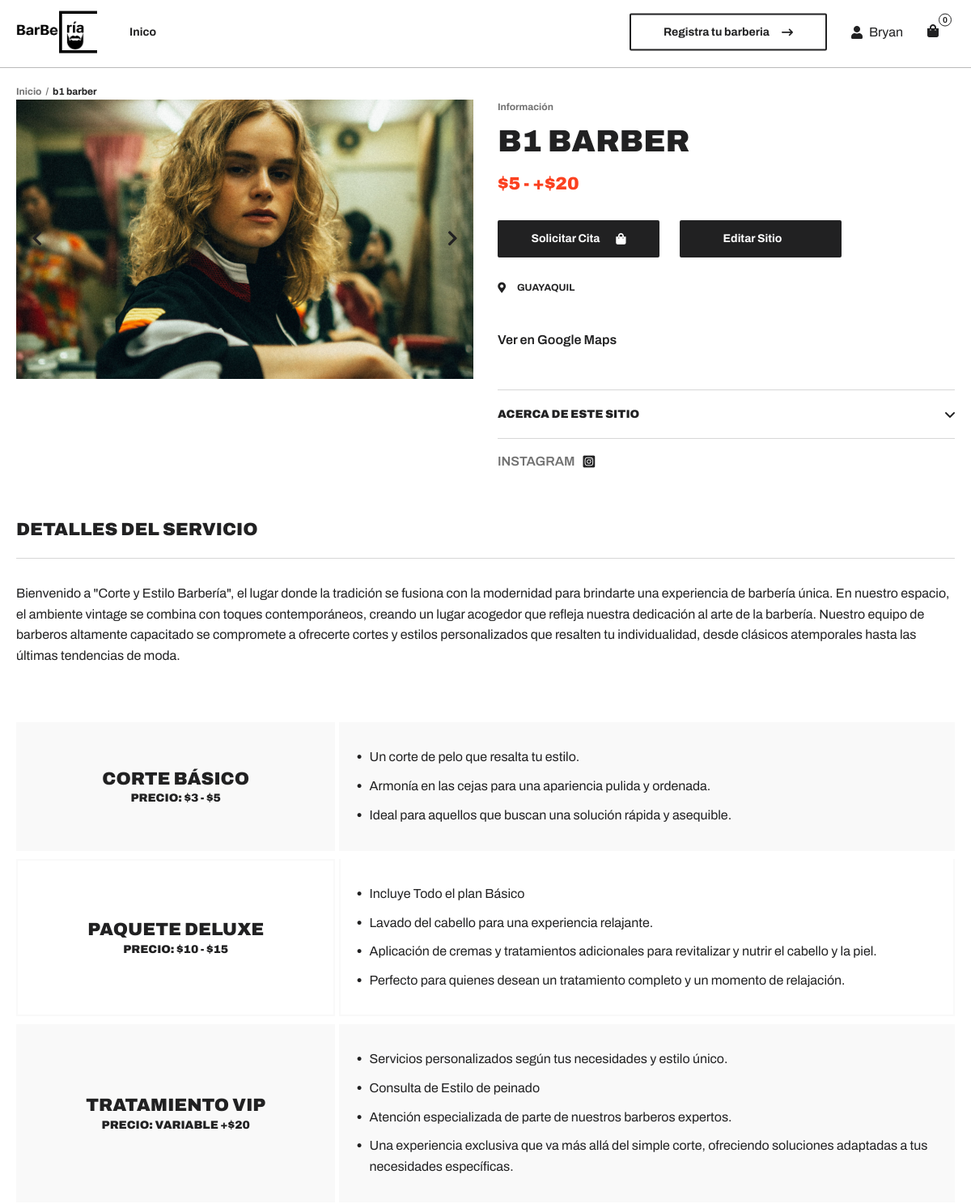
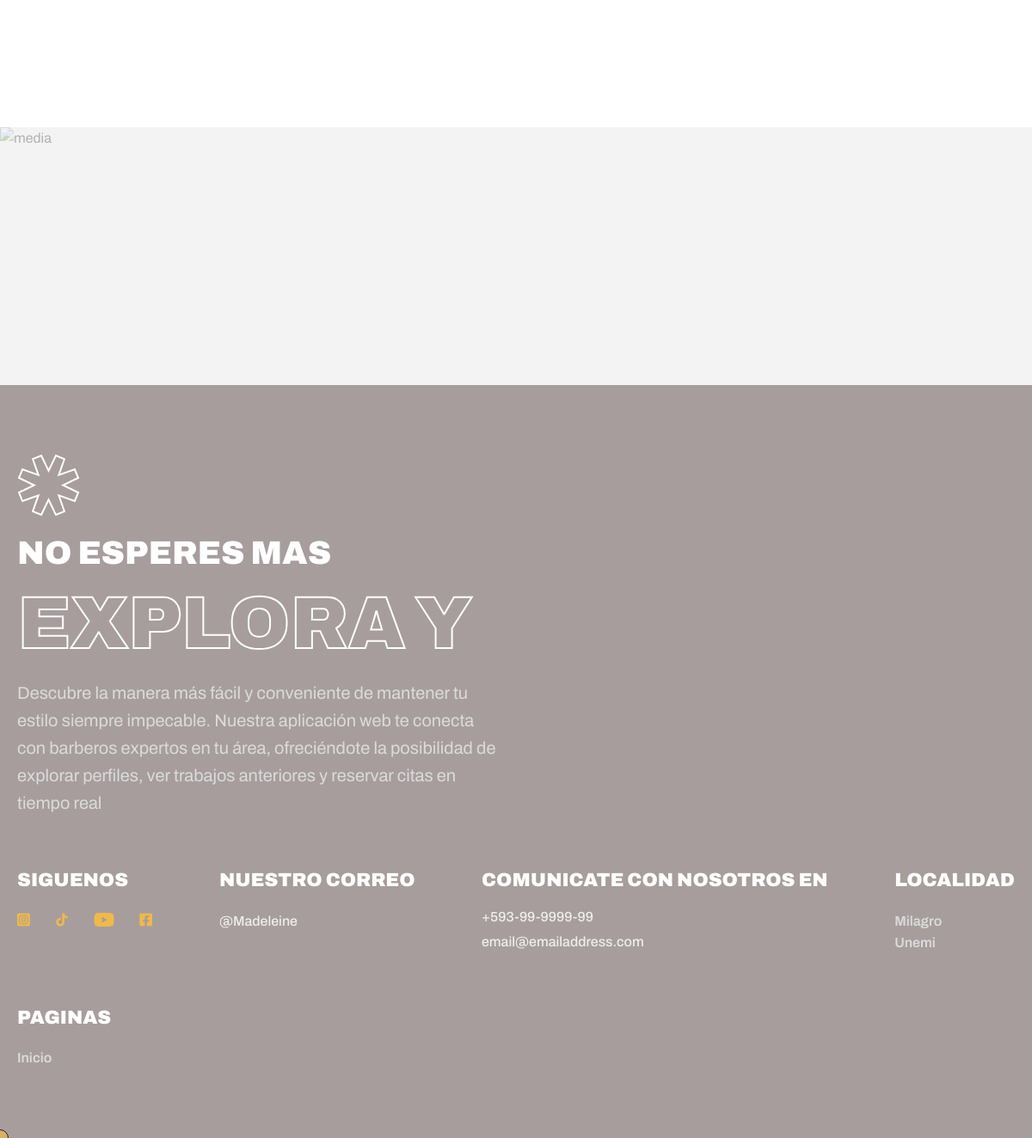
The app's page /perfil-barberia/17/ (signed in) with its own data (2 pictures, top to bottom).
### agendabarberia/models.py (models this page shows, shortened)
class Barberia(models.Model):
    imagen = models.ImageField(upload_to='barberia_images/')  # Guarda las imágenes en la carpeta 'barberia_images/'
    titulo = models.CharField(max_length=100)
    maps = models.CharField(max_length=100, default='https://maps.app.goo.gl/4Z6tBPcvjYrki5nK8')
    insta = models.CharField(max_length=100, default='https://www.instagram.com/')
    descripcion = models.TextField()
    ubicacion = models.CharField(max_length=200, choices=ciudad, default='*')
    numero_contacto = models.CharField(max_length=15)
    usuario = models.ForeignKey(User, on_delete=models.CASCADE, default=1)

### agendabarberia/views.py (the view)
# urls.py: path('perfil-barberia/<int:barberia_id>/', perfil_barberia, name='perfil-barberia'),
@login_required
def perfil_barberia(request, barberia_id):
    barberia = get_object_or_404(Barberia, pk=barberia_id)
    user = request.user
    citas = Cita.objects.filter(usuario=user)
    notificaciones_citas = citas.count()
    return render(request, 'perfil-barberia.html', {'barberia': barberia, 'notificaciones': notificaciones_citas})

### agendabarberia/templates/perfil-barberia.html (shortened to what this page needs)
{% load static %}
<!DOCTYPE html>
<html lang="en">
    <head>
        <link rel="stylesheet preload" as="style" href="{% static "css/preload.min.css" %}" />
        <link rel="stylesheet preload" as="style" href="{% static "css/icomoon.css" %}" />
        <link rel="stylesheet preload" as="style" href="{% static "css/libs.min.css" %}" />
        <link rel="stylesheet" href="{% static "css/product3.min.css" %}" />
    </head>
    <body>
        {% include 'components/navbar.html' %}
        <ul class="breadcrumbs">
            <li>
                <a class="link" href="{% url "barberias" %}">Inicio</a>
            </li>
            <li>
                <span>{{barberia.titulo}}</span>
            </li>
        </ul>
        <main class="item">
            <div class="container">
                <div class="item_wrapper">
                    <div class="media">
                        <div class="media_slider media_slider--single">
                            <div class="swiper-wrapper">
                                <div class="swiper-slide">
                                    <picture>
                                        <source
                                            data-srcset="{{barberia.imagen.url}}"
                                            srcset="{{barberia.imagen.url}}"
                                            type="image/webp"
                                        />
                                        <img
                                            class="lazy"
                                            data-src="{{barberia.imagen.url}}"
                                            src="{{barberia.imagen.url}}"
                                            alt="{{barberia.titulo}}"
                                        />
                                    </picture>
                                </div>
                            </div>
                            <div class="media_slider-nav d-flex justify-content-between align-items-center">
                                <a class="link swiper-button-prev" href="#"><i class="icon-angle-left"></i></a>
                                <a class="link swiper-button-next" href="#"><i class="icon-angle-right"></i></a>
                            </div>
                        </div>
                    </div>
                    <div class="main sticky-parent">
                        <div class="main_content" data-sticky="true">
                            <div class="main_content-about">
                                <span class="label">Información</span>
                                <h2 class="title">{{barberia.titulo}}</h2>
                                <div class="price h4 d-flex">
                                    <span class="price_item price_item--new">$5 - +$20</span>
                                </div>
                                <div class="wrapper d-flex">
                                    <a class="btn btn--black btn--shop " href="{% url "solicitar-cita" barberia.id %}"> {% comment %} addToCart es la clase {% endcomment %}
                                        <span class="text">Solicitar Cita</span>
                                        <i class="icon icon-bag"></i>
                                    </a>
                                    {% if barberia.usuario and barberia.usuario == user %}
                                        <a class="btn btn--black btn--shop " href="{% url "editar-barberia" barberia.id %}"> {% comment %} addToCart es la clase {% endcomment %}
                                            <span class="text">Editar Sitio</span>
                                        </a>
                                    {% endif %}
                                </div>
                                <div class="options d-flex">
                                    <a class="options_item" href="#"> <i class="icon icon-location"></i>{{barberia.ubicacion}}</a>
                                </div>
                                <a class="link link--underline" href="{{barberia.maps}}">Ver en Google Maps</a>
                            </div>
                            <div class="main_content-accordion">
                                <div class="wrapper accordion" id="aboutAccordion">
                                    <div class="accordion-item">
                                        <h6 class="accordion-header" id="shipping">
                                            <button
                                                class="accordion-button h6"
                                                type="button"
                                                data-bs-toggle="collapse"
                                                data-bs-target="#shippingContent"
                                                aria-expanded="false"
                                                aria-controls="shippingContent"
                                            >
                                                <span>Acerca de este Sitio</span> <i class="icon-angle-down icon"></i>
                                            </button>
                                        </h6>
                                    </div>
                                </div>
                            </div>
                            <div class="main_content-share d-flex">
                                <span class="title">Instagram</span>
                                <ul class="socials">
                                    <li>
                                        <a href="{{barberia.insta}}" target="_blank" rel="noopener noreferrer">
                                            <i class="icon-instagram"></i>
                                        </a>
                                    </li>
                                </ul>
                            </div>
                        </div>
                    </div>
                    {% include "components/detalle-cortes.html" %}
                </div>
            </div>
            <aside>
                <section class="suggested section gradient">
                    <div class="suggested_bg">
                        <picture>
                            <source data-srcset="img/gradients/10.webp" srcset="img/gradients/10.webp" type="image/webp" />
                            <img class="lazy" data-src="img/gradients/10.png" src="img/gradients/10.png" alt="media" />
                        </picture>
                    </div>
                </section>
            </aside>
        </main>
        {% include "components/footer.html" %}
    </body>
</html>

### agendabarberia/templates/components/navbar.html (shortened to what this page needs)
{% load static %}
    <header class="header" data-page="shop" data-page-parent="shop">
        <div class="container d-flex">
            <a class="header_logo logo" href="index.html">
            <img style='width: 100px;'src="{% static "img/barberia-logo.png" %}" alt="">
            </a>
            <nav class="header_nav text--medium text--md collapse" id="headerMenu">
                <ul class="header_nav-list">
                    <li class="header_nav-list_item dropdown">
                        <a
                            class="nav-link nav-item dropdown-toggle"
                            href="{% url "barberias" %}"
                        >
                            <span class="nav-item_text"> Inico </span>
                        </a>
                    </li>
                </ul>
            </nav>
            <div class="header_user">
                <a class="header_user-btn btn btn--outline" href="{% url "registrar-barberia" %}">Registra tu barberia <i class="icon icon-arrow-right"></i> </a>
                <a style='display:flex; justify-content:center; align-items:center;' class="header_user-account" href="#">
                    <i style='' class="icon-user"></i>
                    <p style='margin-left: 8px;'>{{ user | title }}</p>
                </a>
                <a class="header_user-cart addToCart" href="{% url "reservas" %}">
                    <i class="icon-bag"></i>
                    <span class="header_user-cart_qty">{{notificaciones}}</span>
                </a>
            </div>
        </div>
    </header>

### agendabarberia/templates/components/detalle-cortes.html (shortened to what this page needs)
<div class="details">
    <div class="details_general">
        <h4 class="details_general-title">Detalles del Servicio</h4>
        <div class="details_general-content">
            <div class="wrapper d-flex flex-column">
                <div class="description">
                    <p>{{barberia.descripcion}}</p>
                </div>
            </div>
        </div>
    </div>
    <div class="details_info d-flex flex-column">
        <div class="details_info-item">
            <div class="details_info-item_header">
                <h4 class="title">Corte Básico</h4>
                <h6>Precio: $3 - $5</h6>
            </div>
            <div class="details_info-item_content">
                <ul class="list list--details d-flex flex-column">
                    <li class="list-item">
                        <i class="icon icon-circle"></i>
                        <p class="text">Un corte de pelo que resalta tu estilo.</p>
                    </li>
                    <li class="list-item">
                        <i class="icon icon-circle"></i>
                        <p class="text">
                            Armonía en las cejas para una apariencia pulida y ordenada.
                        </p>
                    </li>
                    <li class="list-item">
                        <i class="icon icon-circle"></i>
                        <p class="text">Ideal para aquellos que buscan una solución rápida y asequible.</p>
                    </li>
                </ul>
            </div>
        </div>
        <div class="details_info-item">
            <div class="details_info-item_header">
                <h4 class="title">Paquete Deluxe</h4>
                <h6>Precio: $10 - $15</h6>
            </div>
            <div class="details_info-item_content">
                <ul class="list list--details d-flex flex-column">
                    <li class="list-item">
                        <i class="icon icon-circle"></i>
                        <p class="text">Incluye Todo el plan Básico</p>
                    </li>
                    <li class="list-item">
                        <i class="icon icon-circle"></i>
                        <p class="text">
                            Lavado del cabello para una experiencia relajante.
                        </p>
                    </li>
                    <li class="list-item">
                        <i class="icon icon-circle"></i>
                        <p class="text">Aplicación de cremas y tratamientos adicionales para revitalizar y nutrir el cabello y la piel.</p>
                    </li>
                    <li class="list-item">
                        <i class="icon icon-circle"></i>
                        <p class="text">Perfecto para quienes desean un tratamiento completo y un momento de relajación.</p>
                    </li>
                </ul>
            </div>
        </div>
        <div class="details_info-item">
            <div class="details_info-item_header">
                <h4 class="title">Tratamiento VIP</h4>
                <h6>Precio: Variable +$20</h6>
            </div>
            <div class="details_info-item_content">
                <ul class="list list--details d-flex flex-column">
                    <li class="list-item">
                        <i class="icon icon-circle"></i>
                        <p class="text">Servicios personalizados según tus necesidades y estilo único.</p>
                    </li>
                    <li class="list-item">
                        <i class="icon icon-circle"></i>
                        <p class="text">
                            Consulta de Estilo de peinado
                        </p>
                    </li>
                    <li class="list-item">
                        <i class="icon icon-circle"></i>
                        <p class="text">Atención especializada de parte de nuestros barberos expertos.</p>
                    </li>
                    <li class="list-item">
                        <i class="icon icon-circle"></i>
                        <p class="text">Una experiencia exclusiva que va más allá del simple corte, ofreciendo soluciones adaptadas a tus necesidades específicas.</p>
                    </li>
                </ul>
            </div>
        </div>
    </div>
</div>

### agendabarberia/static/css/icomoon.css (style rules this page uses)
[class^="icon-"], [class*=" icon-"] { font-family: 'icomoon' !important; speak: never; font-style: normal; font-weight: normal; font-variant: normal; text-transform: none; line-height: 1; -webkit-font-smoothing: antialiased; -moz-osx-font-smoothing: grayscale; }
.icon-arrow-right:before { content: "\e907"; }
.icon-angle-down:before { content: "\e901"; }
.icon-instagram:before { content: "\e90a"; }
.icon-user:before { content: "\e910"; }
.icon-angle-left:before { content: "\e916"; }
.icon-angle-right:before { content: "\e917"; }
.icon-circle:before { content: "\e91c"; }
.icon-bag:before { content: "\e91f"; }
.icon-location:before { content: "\e920"; }

### records on screen
Barberia: titulo "b1 barber", imagen (picture), titulo "B1 BARBER", ubicacion "GUAYAQUIL", descripcion "Bienvenido a \"Corte y Estilo Barbería\", el lugar donde la tradición se fusiona con la modernidad para brindarte una experiencia de barbería única. En nuestro espacio, el ambiente vintage se combina con toques contemporáneos, creando un lugar acogedor que refleja nuestra dedicación al arte de la barbería. Nuestro equipo de barberos altamente capacitado se compromete a ofrecerte cortes y estilos personalizados que resalten tu individualidad, desde clásicos atemporales hasta las últimas tendencias de moda."

### other values on screen
{{ user | title }} "Bryan"
{{ notificaciones }} "0"
